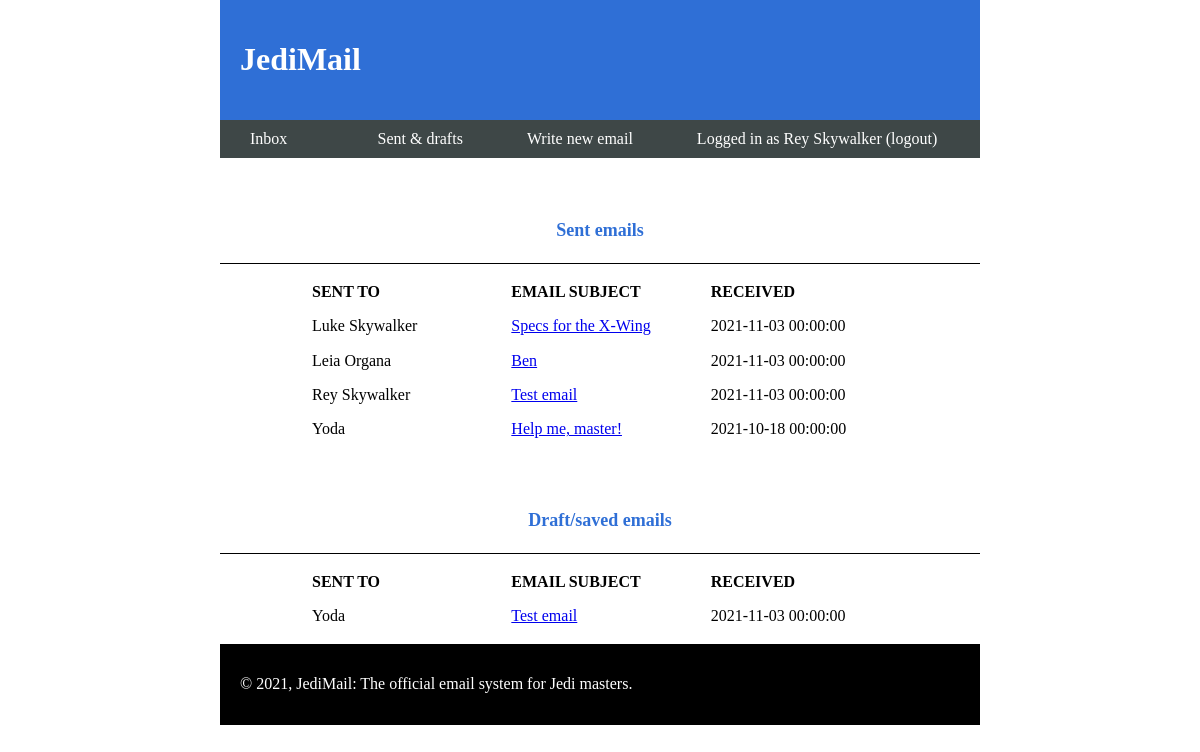
Page /index.php?show=sent (signed in) on the committed database.
### tables this page shows
CREATE TABLE `j_user` (
  `j_user_id` int(11) NOT NULL,
  `j_user_fname` varchar(128) NOT NULL,
  `j_user_lname` varchar(128) NOT NULL,
  `j_user_login_id` int(11) NOT NULL,
  `j_user_sabercolour` varchar(32) NOT NULL
);

CREATE TABLE `j_mail` (
  `j_mail_id` int(11) NOT NULL,
  `j_mail_recipient_email` varchar(256) NOT NULL,
  `j_mail_recipient_fullname` varchar(256) NOT NULL,
  `j_mail_sender_email` varchar(256) NOT NULL,
  `j_mail_sender_fullname` varchar(256) NOT NULL,
  `j_mail_subject` varchar(256) NOT NULL,
  `j_mail_text` varchar(512) NOT NULL,
  `j_mail_date` datetime NOT NULL,
  `j_mail_draft` int(11) NOT NULL
);

### includes/functions.php (called while the page is built, shortened)
<?php
function fullName($con,$usermail){
	$query = "SELECT * FROM j_user INNER JOIN j_login ON j_user.j_user_id=j_login.j_id WHERE j_email = '$usermail'";
	$sql = mysqli_query($con, $query);
    $rw = mysqli_fetch_array($sql);
    $fname = $rw["j_user_fname"];
    $lname = $rw["j_user_lname"];
return  $fname.' '.$lname;
}
function getUserSent($conn,$usermail){
	$sql = mysqli_query($conn, "SELECT * from j_mail WHERE j_mail_sender_email='$usermail' AND j_mail_draft='0' ORDER BY j_mail_date DESC");
	return $sql;
}
function getUserDraft($conn,$usermail){
	$sql = mysqli_query($conn, "SELECT * from j_mail WHERE j_mail_sender_email='$usermail' AND j_mail_draft='1'  ORDER BY j_mail_date DESC");
	return $sql;
}
?>

### includes/sent.php (the view, shortened to what this page needs)
<?php
$sent_msges = getUserSent($conn,$_SESSION['login_mail']);
$draft_msges =getUserDraft($conn,$_SESSION['login_mail']);
?>
<?php
if (isset($_GET['mailID'])) {
      $mailID= $_GET['mailID'];
      $getMail = mailDetails($conn,$mailID);
      $draftValue =  $getMail["j_mail_draft"];
      if ($draftValue=='0') {
          echo '  <nav class="login">
                      <h1>Sent email</h1>
                  </nav>
                  <div class="msgbox">
                      <p><strong>Sent To: '.$getMail["j_mail_recipient_fullname"].' ( '.$getMail["j_mail_recipient_email"].')</strong></p>
                      <p><strong>Email Sent On:</strong> '.$getMail["j_mail_date"].'</p>
                      <p><strong>Subject:</strong><a href=""> '.$getMail["j_mail_subject"].'</a></p><br>
                      <p><strong>Email content:</strong></p>
                      <p class="msgtxt">'.$getMail["j_mail_text"].'</p>
                  </div>
              ';
      }
      else{
          echo '  <nav class="login">
                      <h1>Draft email</h1>
                  </nav>
                  <div class="msgbox">
                      <p><strong>To be sent to: '.$getMail["j_mail_recipient_fullname"].' ( '.$getMail["j_mail_recipient_email"].')</strong></p>
                      <p><strong>Email saved On:</strong> '.$getMail["j_mail_date"].'</p>
                      <p><strong>Subject:</strong><a href=""> '.$getMail["j_mail_subject"].'</a></p><br>
                      <p><strong>Email content:</strong></p>
                      <p class="msgtxt">'.$getMail["j_mail_text"].'</p>
                  </div>
              ';
      }
      }
else{ ?>
        <nav class="login">
            <h1>Sent emails</h1>
        </nav>
          <div>
              <table>
                 <tr>
                    <th>Sent to</th>
                    <th>Email Subject</th>
                    <th>Received</th>
                 </tr>
              <tbody id="sentdata">
                            <?php     foreach ($sent_msges as $sentmsg) {
                                            echo '
                                                <tr>
                                                    <td>'.$sentmsg['j_mail_recipient_fullname'].'</td>
                                                    <td class="msgsubject"><a href="index.php?show=sent&mailID='.$sentmsg['j_mail_id'].'">'.$sentmsg['j_mail_subject'].'</a></td>
                                                    <td>'.$sentmsg['j_mail_date'].'</td>
                                                </tr>
                                            ';
                            } ?>
              </tbody>
              </table>
        </div>
        <nav class="login">
            <h1>Draft/saved emails</h1>
        </nav>
          <div>
              <table>
                  <tr>
                      <th>Sent to</th>
                      <th>Email Subject</th>
                      <th>Received</th>
                  </tr>
              <tbody id="draftdata">
                              <?php  foreach ($draft_msges as $draftmsg) {
                                            echo '
                                                <tr>
                                                    <td>'.$draftmsg['j_mail_recipient_fullname'].'</td>
                                                    <td class="msgsubject"><a href="index.php?show=sent&mailID='.$draftmsg['j_mail_id'].'">'.$draftmsg['j_mail_subject'].'</a></td>
                                                    <td>'.$draftmsg['j_mail_date'].'</td>
                                                </tr>
                                            ';
                                        } ?>
              </tbody>
              </table>
          </div>
<?php } ?>

### index.php (shortened to what this page needs)
<?php
	include('includes/db.php');
    include('includes/functions.php');
    if (isset($_SESSION['login_mail'])) {
    	$usermail= $_SESSION['login_mail'];
    }
?>
<!DOCTYPE html>
<html lang="en">
<head>
	<link rel="stylesheet" href="css/normalize.css">
	<link rel="stylesheet" href="css/main.css?v=<?php echo time(); ?>">
</head>
<body>
	<header id="homepg-banner" class="pg-banner">
		<h1><a href="index.php">JediMail</a></h1>
	</header>
	<main id="homepg-main-content" class="pg-main-content">
		<?php
            if (!isset($_SESSION['login_mail'])) {
            	include('includes/login.php');
            }
            else {
            	require_once("includes/header.php");
            	if (isset($_GET['show'])) {
            		 $show=$_GET['show'];
                     require_once("includes/".$show.".php");
            	}
            	else{
            		require_once("includes/inbox.php");
            	}
            }
		 ?>
	</main>
    <?php include('includes/footer.php'); ?>
</body>
</html>

### includes/header.php (shortened to what this page needs)
<nav class='primary-nav'>
                <a href='index.php?show=inbox'>Inbox <span id='countinbox' style="visibility: hidden;"> (X)</span></a>
                <a href='index.php?show=sent'>Sent &amp; drafts</a>
                <a href='index.php?show=compose'>Write new email</a>
                <a href='includes/logout.php'>Logged in as <?php
                 echo fullName($conn, $usermail);
                ?> (logout)</a>
</nav>

### includes/footer.php (shortened to what this page needs)
<footer id="homepg-footer" class="pg-footer">
		<p>&copy; 2021, JediMail: The official email system for Jedi masters.</p>
</footer>

### css/main.css (style rules this page uses)
body { display: grid; justify-content: center; }
header { background-color: #2f6fd6 !important; min-width: 60vw; padding: 20px 20px; }
header h1 a { color: white; text-decoration: none; }
.pg-main-content { min-height: 60vh; }
footer { background-color: black; color: white width: 65vw; padding: 15px 20px; }
footer p { color: white; }
.login { border-bottom: 1px solid black; text-align: center; }
.login h1 { color: #2f6fd6; font-size: 18px; padding:50px 0 10px 0; }
.primary-nav { background-color: #3e4747; padding: 10px 0; }
nav a { color: white ; text-decoration: none; padding:0 30px; }
table tr th { text-align: left; text-transform: uppercase; }
table { width:50vw; margin:10px auto; }
table tr td,table tr th { padding:7px 10px; width:33.3%; }

### rows in the picture
j_user: fullName($conn, $usermail) "Rey Skywalker"
j_mail: j_mail_recipient_fullname "Luke Skywalker", j_mail_subject "Specs for the X-Wing", j_mail_date "2021-11-03 00:00:00"
j_mail: j_mail_recipient_fullname "Leia Organa", j_mail_subject "Ben", j_mail_date "2021-11-03 00:00:00"
j_mail: j_mail_recipient_fullname "Rey Skywalker", j_mail_subject "Test email", j_mail_date "2021-11-03 00:00:00"
j_mail: j_mail_recipient_fullname "Yoda", j_mail_subject "Help me, master!", j_mail_date "2021-10-18 00:00:00"
j_mail: j_mail_recipient_fullname "Yoda", j_mail_subject "Test email", j_mail_date "2021-11-03 00:00:00"
